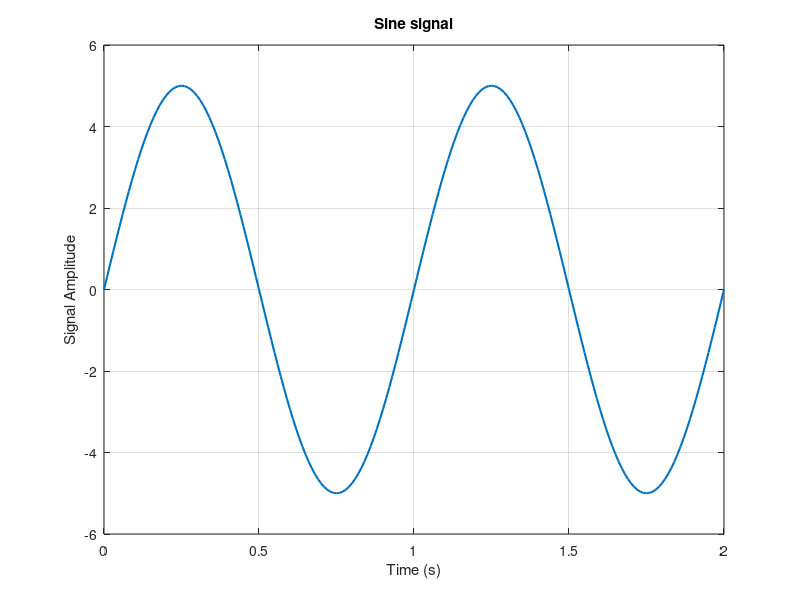
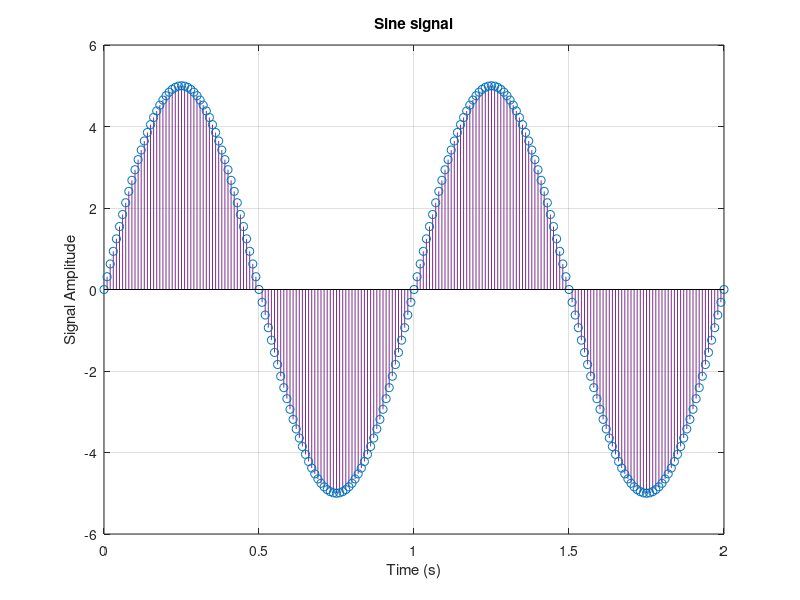
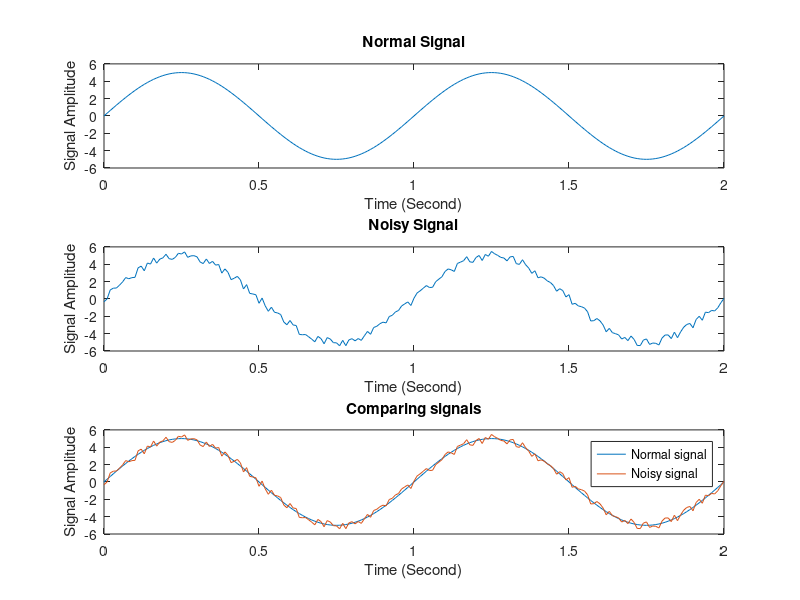
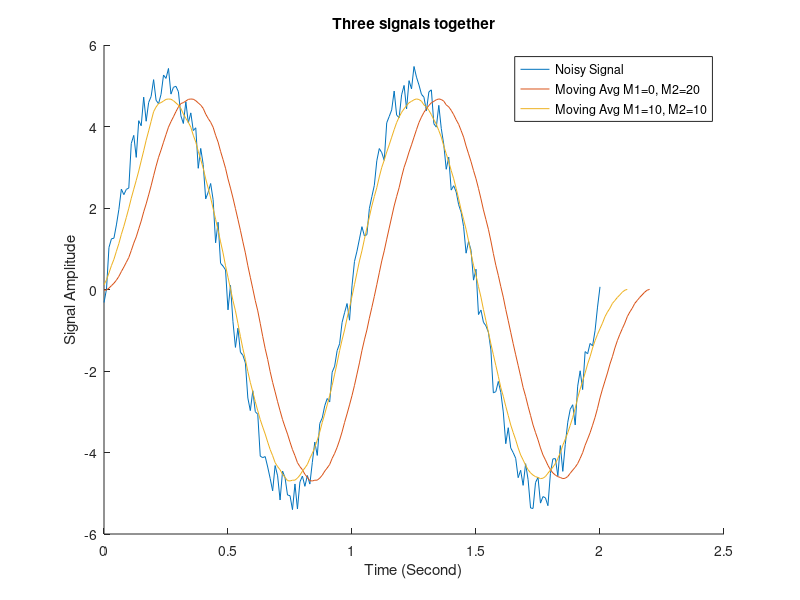

Write the MATLAB code that produced these figures, in order. (Note: this script raises an error after producing the figures.)
%%
close all;
clear;
clc;
%% part 1
% part 1.1
t = 0:0.01:2;        % Define time axis
A = 5;               % Amplitude
f = 1;               % Frequency
y = A*sin(2*pi*f*t); % Sine function

% Plotting signals
figure('Name', 'Sine signal (Plot)');
plot(t, y, 'LineWidth', 1.5);
xlabel('Time (s)');
ylabel('Signal Amplitude');
title('Sine signal');
grid on;

figure('Name', 'Sine signal (Stem)');
stem(t, y,'color', '#7E2F8E', 'LineWidth', 0.5);
xlabel('Time (s)');
ylabel('Signal Amplitude');
title('Sine signal');
grid on;

%% part 2
% part 1.2
r = rand(1, length(y)) - 0.5; % Noise
noised_signal = y + r;        % Add noise to sine, y defined in section 1.1

% Plotting signals
figure('Name', 'Normal Sine signal VS Noisy Sine Signal', 'Position', [300 200 700 500]);
subplot(3,1,1);               % Plotting normal signal without noise
plot(t,y)
title('Normal Signal');xlabel('Time (Second)');ylabel('Signal Amplitude');
subplot(3,1,2);               % Plotting noisy signal
plot(t,noised_signal)
title('Noisy Signal');xlabel('Time (Second)');ylabel('Signal Amplitude');
%hold on;
subplot(3,1,3);               % Plotting both signal together for comparing them
plot(t,y, t, noised_signal)
hold on;
title('Comparing signals');xlabel('Time (Second)');ylabel('Signal Amplitude');
legend('Normal signal', 'Noisy signal');
hold off;

%% part 3
% part 1.3:
% A moving average filter introduces a delay because it computes the average of past data points, which inherently involves looking back in time, causing the output to lag behind the input signal.

M1 = 0;
M2 = 20;
len = M2 + M1 + 1; % Window length

window = ones(1, len) / len; % Moving average window

y2 = conv(noised_signal, window);   % Noised signal defined in section 1.2, Line 30
t2 = 0:0.01:(0.01 * (length(y2) - 1));

% Plotting section 1.3.1
figure('Name', 'Moving Avg signals', 'Position', [300 200 700 500]);
hold on;
plot(t,noised_signal);              % Noise signal
plot(t2, y2);                       % Moving Avg M1=0, M2=20

% part 1.3.2:
M1 = 10;
M2 = 10;
len = M2 + M1 + 1; % Window length

window = ones(1, len) / len; % Moving average window

y3 = conv(noised_signal(M1:end), window);
t3 = 0:0.01:(0.01 * (length(y3) - 1));

plot(t3, y3);                       % Moving Avg M1=0, M2=20
hold off;
title('Three signals together'); xlabel('Time (Second)'); ylabel('Signal Amplitude');
legend("Noisy Signal", "Moving Avg M1=0, M2=20", "Moving Avg M1=10, M2=10");

%% part 4
% part 1.4.1
M1 = 0;
M2 = 20;
len = M2 + M1 + 1; % Window length

b = ones(1,len)/len;
a = 1;
y4_1 = filter(b, a, noised_signal);
t4_1 = 0:0.01:(0.01 * (length(y4_1) - 1));

% Plotting section 1.4
figure('Name', 'Moving Avg signals by using filter function', 'Position', [300 200 700 500]);
hold on;
plot(t,noised_signal);              % Noise signal
plot(t4_1, y4_1);                   % filtered signal
plot(t2,y2);                        % Plotting convolved signal M1=0, M2=20
plot(t3,y3);                        % Plotting convolved signal M1=10, M2=10
title('All signals together'); xlabel('Time (Second)'); ylabel('Signal Amplitude');
legend("Noisy Signal", "filtered signal", "Moving Avg M1=0, M2=20", "Moving Avg M1=10, M2=10");
hold off;

% Plotting section 1.3
figure('Name', 'plotting in seperated subplots', 'Position', [300 200 700 500]);
subplot(2,2,1);               % Plotting noisy signal
plot(t,noised_signal)
title('Noisy signal');xlabel('Time (Second)');ylabel('Signal Amplitude');
subplot(2,2,2);               % Plotting convolved signal M1=0, M2=20
plot(t2,y2)
title('convolved signal M1=0, M2=20');xlabel('Time (Second)');ylabel('Signal Amplitude');
subplot(2,2,3);               % Plotting convolved signal M1=10, M2=10
plot(t3,y3)
title('convolved signal M1=10, M2=10');xlabel('Time (Second)');ylabel('Signal Amplitude');
subplot(2,2,4);               % filtered signal
plot(t4_1,y4_1)
title('output signal of filter function');xlabel('Time (Second)');ylabel('Signal Amplitude');

%% part 5
% part 1.5
w0 = pi/32; n = 100;
[y5,t5] = singen(w0,n);     %singen function is defined in singen.m
figure('Name', 'singen');
stem(t5,y5, '.')
title('singen function output');xlabel('Time (Second)');ylabel('Signal Amplitude');


%% part 6
close all;
clear;
clc;

figure('Name', 'cos(2*pi*t) + cos(8*pi*t) + cos(12*pi*t)');
t6 = 0:0.01:4;
y6 = cos(2*pi*t6) + cos(8*pi*t6) + cos(12*pi*t6); %Original Signal
plot(t6,y6);
title('cos(2*pi*t6) + cos(8*pi*t6) + cos(12*pi*t6)');xlabel('Time (Milisecond)');ylabel('Signal Amplitude');
hold on;

t62 = 0:0.2:4; % 5khz => 0.0002s = 0.2ms
y62 = cos(2*pi*t62) + cos(8*pi*t62) + cos(12*pi*t62); %Same signal, 5Khz sampled time vector
stem(t62,y62);


cutoff_frequency = 0.05;
filter_order = 30; 

% Design the filter using the fir1 function
filter_coefficients = fir1(filter_order, cutoff_frequency) * 14;

% Applying the filter to the downsampled signal
y62 = upsample(y62, 20);
smoothed_signal = conv(y62, filter_coefficients, 'same');

% Plotting the reconstructed signal
t8 = 0:0.01:(0.01*(length(smoothed_signal)-1));
plot(t8,smoothed_signal)

legend('Original Signal', 'Downsampled Signal', 'Reconstructed Signal')

%% part 7
close all;
clear;
clc;

fs = 100;
t7 = -5:1/fs:5;
y7 = sinc(5*t7) .^ 2;

% Spectrum of original singal
FT_x_0 = (1 / fs) * abs(fftshift(fft(y7)));
f_axis_0 = linspace(-fs / 2, fs / 2, length(FT_x_0));


for sr=[4 5 10 20] % sr: sampling rate
    figure('Name', 'Spectrum of original vs sampled signal');
    
    % Keep every fs/sr sample, other samples are set to 0
    % This way, the length of y will remain the same
    y7_2 = zeros(1, length(y7));
    y7_2(1:fs/sr:end) = y7(1:fs/sr:end); 


    % Spectrum of sampled singal
    FT_x_1 = (1 / fs) * abs(fftshift(fft(y7_2)));
    f_axis_1 = linspace(-fs / 2, fs / 2, length(FT_x_1));

    subplot(2,1,1)
    plot(f_axis_0, abs(FT_x_0), 'LineWidth', 1.5);
    title('Spectrum of original signal');xlabel('Frequency (Hz)');ylabel('Amplitude');

    subplot(2,1,2)
    plot(f_axis_1, abs(FT_x_1), 'LineWidth', 1.5);
    title(sprintf('Spectrum of sampled signal sr=%d', sr));xlabel('Frequency (Hz)');ylabel('Amplitude');
end

%% part 9
close all;
clear;
clc;

% Constructing the signal
f = [pi/16 5*pi/16 9*pi/16 13*pi/16];

fs = 1e3;
t9 = 1:1/fs:100;
y9 = zeros(1, length(t9));

for f1=f
    y9 = y9 + cos(2*f1*t9);
end


% Plotting the spectrum of the original signal
figure('Name', 'Spectrum of original signal');
FT_y9 = (1/fs) * abs(fftshift(fft(y9)));
f_axis = linspace(-fs / 2, fs / 2, length(FT_y9));
plot(f_axis,FT_y9, 'LineWidth', 2)
xlim([-1,1])
title('Spectrum'); xlabel('Freq');ylabel('Amplitude');


% Loading filters coefficients from xls file
filter_coef_1 = readmatrix('filters.xls', 'Sheet', 1);
filter_coef_2 = readmatrix('filters.xls', 'Sheet', 2);



% Plotting amplitude of frequency responses
figure('Name', 'Frequency response of filters');

for i = 1:4
    subplot(4,2, 2*i-1)
    
    [h, w] = freqz(filter_coef_1(i, :));
    w = w ./ pi;

    plot(w, abs(h));
    title(sprintf('Frequency response of analysis filter %d', i));
    xlabel('Normalized Frequency');ylabel('Amplitude');
end

for i = 1:4
    subplot(4,2,2*i)
    
    [h, w] = freqz(filter_coef_2(i, :));
    w = w ./ pi;
    
    plot(w, abs(h));
    title(sprintf('Frequency response of synthesis filter %d', i));
    xlabel('Normalized Frequency');ylabel('Amplitude');
end

% Plotting phase of frequency responses
figure('Name', 'Phase response of filters');

for i = 1:4
    subplot(4,2, 2*i-1)
    
    [h, w] = freqz(filter_coef_1(i, :));
    w = w ./ pi;
    
    plot(w, (angle(h)));
    title(sprintf('Frequency response of analysis filter %d', i));
    xlabel('Normalized Frequency');ylabel('Phase');
end

for i = 1:4
    subplot(4,2,2*i)
    
    [h, w] = freqz(filter_coef_2(i, :));
    w = w ./ pi;
    
    plot(w, (angle(h)));
    title(sprintf('Frequency response of synthesis filter %d', i));
    xlabel('Normalized Frequency');ylabel('Phase');
end


a = downsample(conv(filter_coef_1(1, :), y9), 4);
b = downsample(conv(filter_coef_1(2, :), y9), 4);
c = downsample(conv(filter_coef_1(3, :), y9), 4);
d = downsample(conv(filter_coef_1(4, :), y9), 4);

y_out =   conv(filter_coef_2(1, :), upsample(2*a, 4)) ...
        + conv(filter_coef_2(3, :), upsample(c, 4))   ...
        + conv(filter_coef_2(4, :), upsample(0.5*d, 4));

% figure()
% plot(y_out)
% figure('Name', 'y9')
% plot(y9)

% Plotting the spectrum of the processed signal
figure('Name', 'Spectrum of processed signal');
FT_yout = (1/fs) * abs(fftshift(fft(y_out)));
f_axis = linspace(-fs / 2, fs / 2, length(FT_yout));
plot(f_axis,FT_yout, 'LineWidth', 2)
xlim([-1,1])
title('Spectrum');xlabel('Freq');ylabel('Amplitude');
